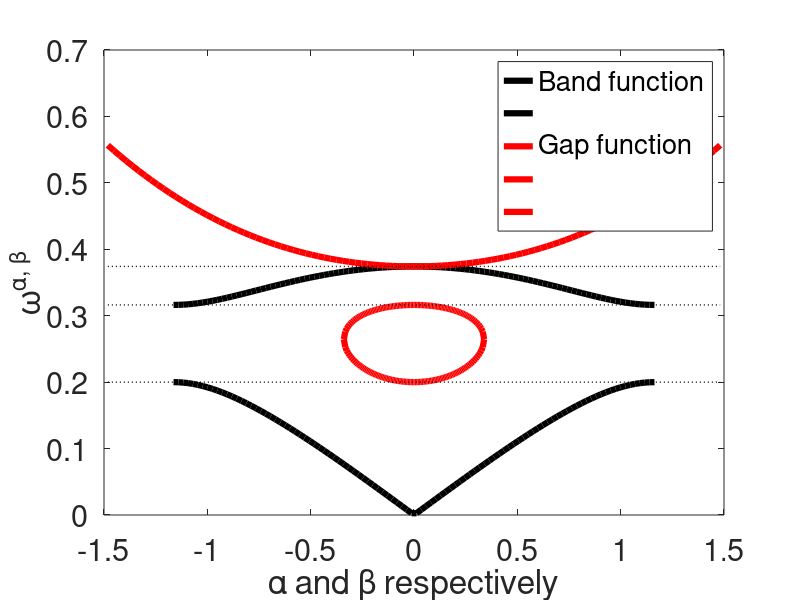

Source code (MATLAB):
%{
    ---------------------------------------------------------
    Author(s):    [Erik Orvehed HILTUNEN , Yannick DE BRUIJN]
    Date:         [November 2024]
    Description:  [Subwavelength Spectral Plot for a 1D Dimer Chain]
    ---------------------------------------------------------
%}

% Objective:
%   Generate a spectral plot for a dimer resonator chain. 
%   A complete derivation of the formula used in this implementation 
%   can be found in arXiv:2409.14537.

clear all;
close all;

% --- Set the parameters ---
    delta = 0.01;       % Contrast (jump of the normal derivative)
    s_1 = 0.2;          % Spacing between first and second resonator
    s_2 = 0.5;          % Spacing between second and first resonator
    N_points = 100;     % Discretisation points used in plot
    L = s_1 + s_2 + 2;  % Length of the unit cell.

% --- Define the Bandfunctions in the subwavelength regime ---
    f_1 = @(x) sqrt(delta) * sqrt((1/s_1 + 1/s_2)     + sqrt(1/(s_1)^2     + 1/(s_2)^2 + 2/(s_1*s_2)* cos(x * L)));
    f_2 = @(x) sqrt(delta) * sqrt((1/s_1 + 1/s_2)     - sqrt(1/(s_1)^2     + 1/(s_2)^2 + 2/(s_1*s_2)* cos(x * L)));
    f_3 = @(x) sqrt(delta) * sqrt(abs((1/s_1 + 1/s_2) - sqrt(abs(1/(s_1)^2 + 1/(s_2)^2 - 2/(s_1*s_2)*cosh(x * L)))));
    f_4 = @(x) sqrt(delta) * sqrt(abs((1/s_1 + 1/s_2) + sqrt(abs(1/(s_1)^2 + 1/(s_2)^2 - 2/(s_1*s_2)*cosh(x * L)))));
    f_5 = @(x) sqrt(delta) * sqrt(abs((1/s_1 + 1/s_2) + sqrt(abs(1/(s_1)^2 + 1/(s_2)^2 + 2/(s_1*s_2)*cosh(x * L)))));

% --- Define the range for x ---
    % Plot real Bands over the first Brillouin zone
    x_range = linspace(-pi/L, pi/L, N_points);      

    % Plot the complex bands over some ranges
    beta_bound = acosh((1/2) * (s_2^2 + s_1^2)/(s_1*s_2)); 
    beta_range = linspace(- (1/L) * beta_bound, (1/L) * beta_bound, N_points);
    beta_range_2 = linspace(-4/L, 4/L, N_points);   

% --- Evaluate the functions on the grid ---
    y_values_1 = real(f_1(x_range));        % Real Band
    y_values_2 = real(f_2(x_range));        % Real Band
    y_values_3 = real(f_3(beta_range));     % Complex Band
    y_values_4 = real(f_4(beta_range));     % Complex Band
    y_values_5 = real(f_5(beta_range_2));   % Complex Band

% --- Plotting the spectral Bands ---
    figure;
    lw = 4.5;   % Linewidth
    fs = 18;    % Fontsize
    
    % Plotting of the Bands
    plot(x_range, y_values_1, 'k', 'LineWidth', lw);
    hold on;
    pbaspect([8 6 1]); % Set the ratio to 10:6
    plot(x_range, y_values_2     , 'k', 'LineWidth', lw);
    plot(beta_range, y_values_3  , 'r', 'LineWidth', lw);
    plot(beta_range, y_values_4  , 'r', 'LineWidth', lw);
    plot(beta_range_2, y_values_5, 'r', 'LineWidth', lw);
    
    % Horizontal lines separating the Band and Bandgap
    y_val = f_1(pi/L);
    line([-4/L, 4/L], [y_val, y_val], 'Color', 'k', 'LineStyle', ':', 'LineWidth', 1);
    b_val = f_2(pi/L);
    line([-4/L, 4/L], [b_val, b_val], 'Color', 'k', 'LineStyle', ':', 'LineWidth', 1);
    g_val = f_1(0);
    line([-4/L, 4/L], [g_val, g_val], 'Color', 'k', 'LineStyle', ':', 'LineWidth', 1);
    
    % Adding labels, legend and ticks
    xlabel('\alpha and \beta respectively', 'FontSize', fs);
    ylabel('\omega^{\alpha, \beta}', 'FontSize', fs);
    legend('Band function', '', 'Gap function', '', '', 'Location', 'northeast', 'FontSize', fs+2);
    set(gca, 'FontSize', fs+4); 
    saveas(gcf, 'Band_1D_Dimer_correct.pdf');
    hold off;

